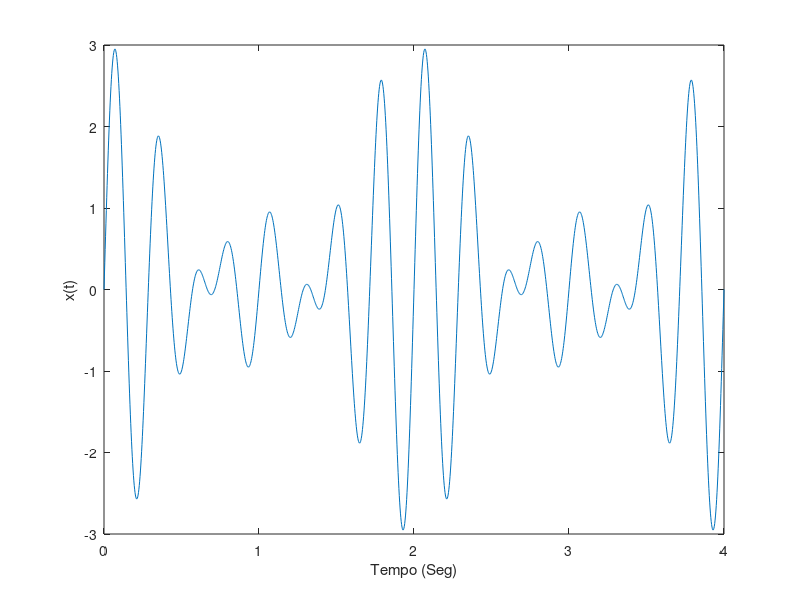

The MATLAB source for this figure:
clear all;
close all;
clc;
 T = 0.5;
 Ta = 5* T /1000; %tempo de amostragem
 t_x = [0: Ta: 4];
 y = sin(6*pi*t_x) + sin(7*pi*t_x) + sin(8*pi*t_x);
 plot(t_x, y);
 xlabel('Tempo (Seg)');
 ylabel ('x(t)');
 
